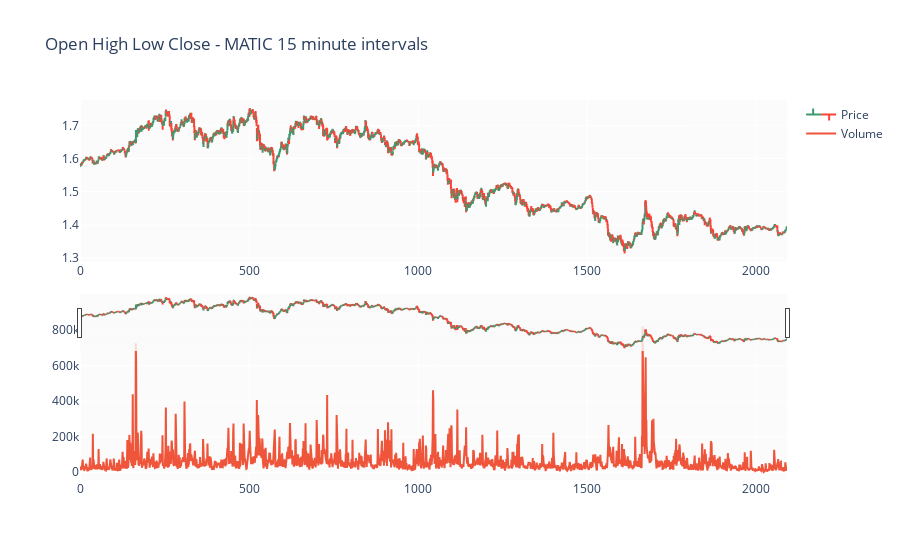

This figure's notebook cell:
### Code cell
fig = make_subplots(rows=2, cols=1)

fig.add_trace(go.Ohlc(x=btc_df.index,
                      open=btc_df.open,
                      high=btc_df.high,
                      low=btc_df.low,
                      close=btc_df.close,
                      name='Price'), row=1, col=1)
fig.update_layout(
    title="Open High Low Close - MATIC 15 minute intervals"
    )

fig.add_trace(go.Scatter(x=btc_df.index, y=btc_df.Volume, name='Volume'), row=2, col=1)
fig.update(layout_xaxis_rangeslider_visible=True)
fig.show()
fig.write_image(f'images/{img_name}ohlc.png')

### Figure 1 — Plotly figure (JSON) as saved in the notebook; plotly's stock layout.template omitted (floating-point values rounded to 4 significant figures; data arrays with more than 128 entries replaced by an {"elided": "..."} marker saying what was removed)
{"data": [{"close": {"elided": "2092 float values"}, "high": {"elided": "2092 float values"}, "low": {"elided": "2092 float values"}, "name": "Price", "open": {"elided": "2092 float values"}, "type": "ohlc", "x": {"elided": "2092 int values"}, "xaxis": "x", "yaxis": "y"}, {"name": "Volume", "type": "scatter", "x": {"elided": "2092 int values"}, "xaxis": "x2", "y": {"elided": "2092 float values"}, "yaxis": "y2"}], "layout": {"autosize": true, "title": {"text": "Open High Low Close - MATIC 15 minute intervals"}, "xaxis": {"anchor": "y", "autorange": true, "domain": [0, 1], "range": [-0.5, 2092.0], "rangeslider": {"autorange": true, "range": [-0.5, 2092.0], "visible": true, "yaxis": {"_template": null, "rangemode": "match"}}, "type": "linear"}, "xaxis2": {"anchor": "y2", "autorange": true, "domain": [0, 1], "range": [0, 2091], "type": "linear"}, "yaxis": {"anchor": "x", "autorange": true, "domain": [0.575, 1], "range": [1.29, 1.776]}, "yaxis2": {"anchor": "x2", "autorange": true, "domain": [0, 0.425], "range": [-44260.0, 865800.0], "type": "linear"}}}
